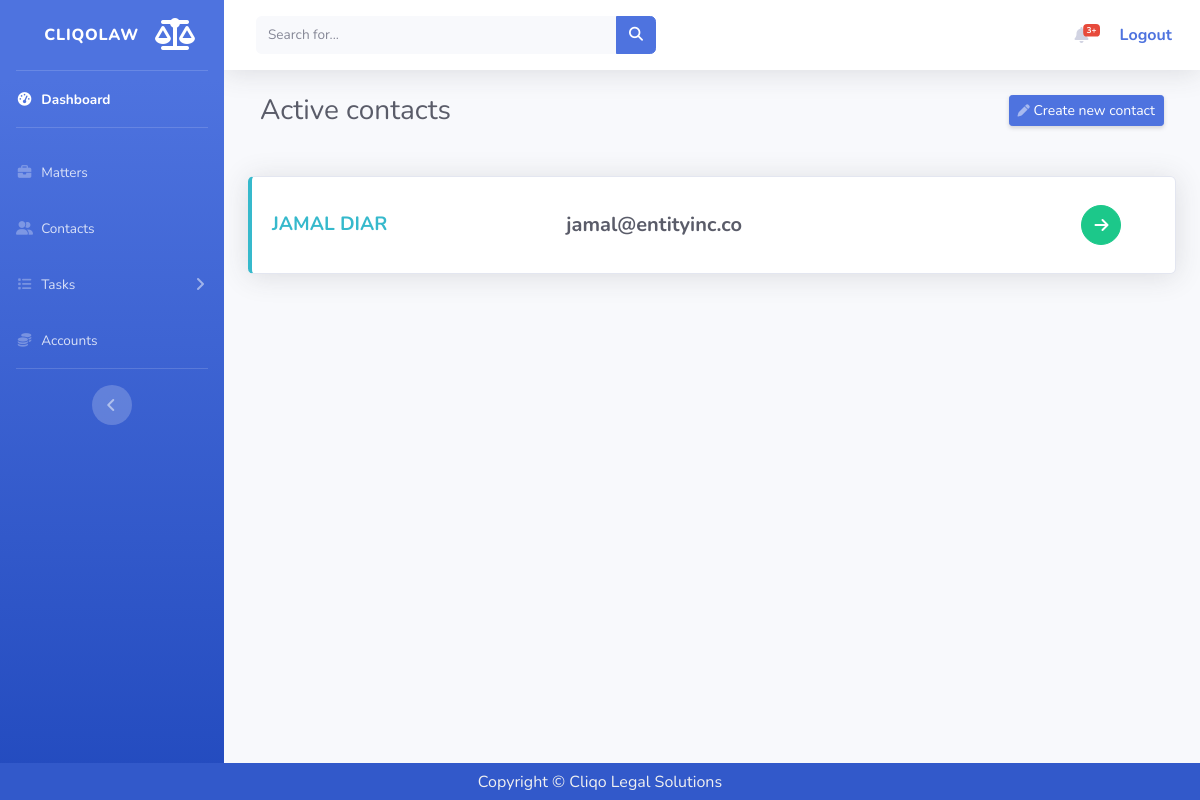
Page /app/contacts on the earlier database version.
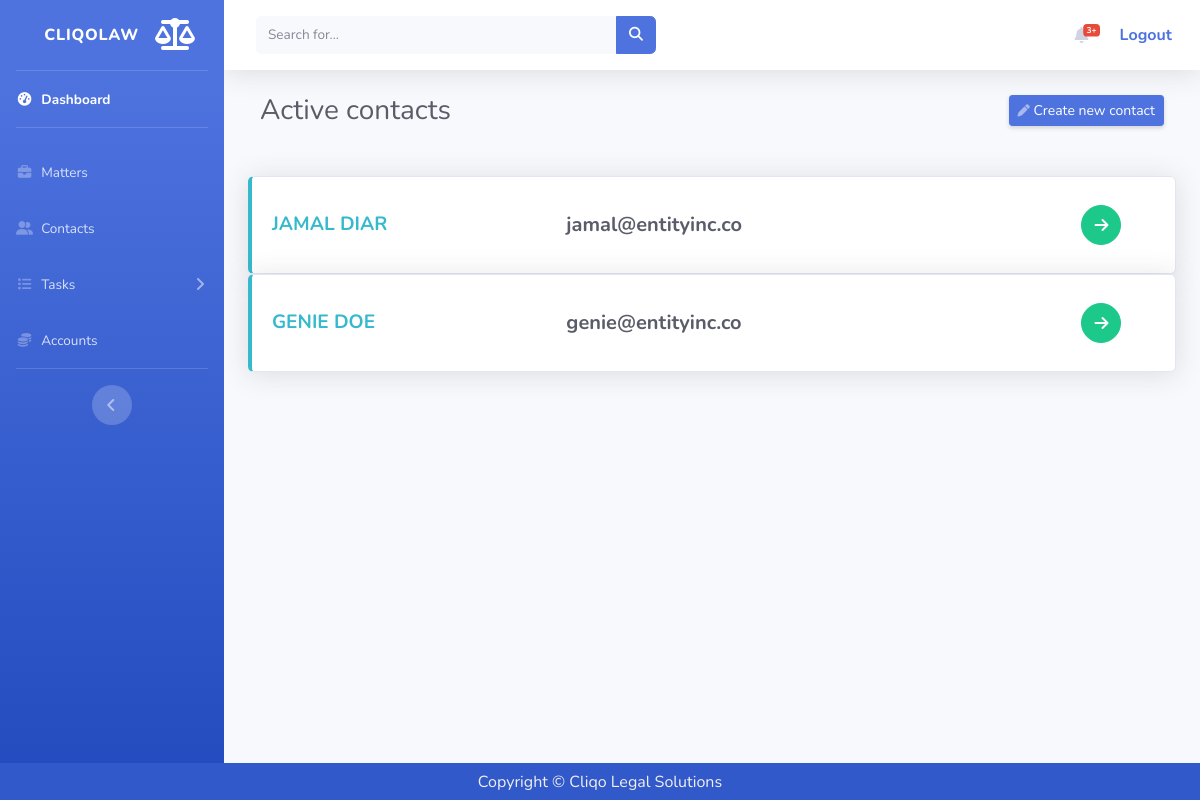
Same page on the later database version.
### cliqo/models.py (models this page shows, shortened)
class NewContact(models.Model):
    ref = models.ForeignKey(NewMatter, to_field='reference_number',
                            on_delete=models.CASCADE, verbose_name='Reference Number')
    client_phone = models.CharField(max_length=20, default="+27123456789")
    client_email = models.EmailField(default="client@domain.com")
    client_address = models.TextField(default="Client Address")
    contact_name = models.CharField(max_length=250, default="Contact Name")
    contact_phone = models.CharField(max_length=20, default="+27123456789")
    contact_email = models.EmailField(default="contact@domain.com")
    contact_address = models.TextField(default="Contact Address")

### cliqo/views.py (the view)
# urls.py: path('contacts', views.ContactsListView.as_view(), name="contacts"),
class ContactsListView(generic.ListView):
    model = NewContact
    template_name = 'cliqo/newcontact_list.html'
    def get_context_data(self, **kwargs):
        context = super().get_context_data(**kwargs)
        return context

### cliqo/templates/cliqo/newcontact_list.html (shortened to what this page needs)
{% extends 'cliqo/base.html' %}
{% load static %}
{% block content %}
  <div class="d-sm-flex align-items-center justify-content-between col-12" style="padding-bottom: 3em;">
      <h1 class="h3 mb-0 text-gray-800">Active contacts</h1>
      <a href="{% url 'cliqo:create-contact' %}"
         class="d-none d-sm-inline-block btn btn-sm btn-primary shadow-sm">
        Create new contact</a>
  </div>
  <div class="row justify-content-space-around">
      {% for contact in object_list %}
      <div class="col-12">
          <div class="card border-left-info shadow h-100 py-2">
              <div class="card-body">
                  <div class="row no-gutters align-items-center">
                      <div class="col">
                          <div class="text-lg font-weight-bold text-info text-uppercase">{{ contact.contact_name }}</div>
                      </div>
                      <div class="col-7">
                          <h6 class="h5 mb-0 mr-3 font-weight-bold text-gray-800">{{ contact.contact_email }}</h6>
                      </div>
                      <div class="col-1">
                          <a href="{% url 'cliqo:contact-focus' contact.id %}" class="btn btn-success btn-circle">
                              <i class="fas fa-arrow-right"></i>
                          </a>
                      </div>
                  </div>
              </div>
          </div>
      </div>
      {% empty %}
      <div class="d-sm-flex align-items-center justify-content-between col-12" style="padding-bottom: 3em;">
          <h1 class="h3 mb-0">No contacts to display</h1>
      </div>
      {% endfor %}
  </div>
{% endblock %}

Differences in the rows shown:
added NewContact: contact_name "GENIE DOE", contact_email "genie@entityinc.co"
